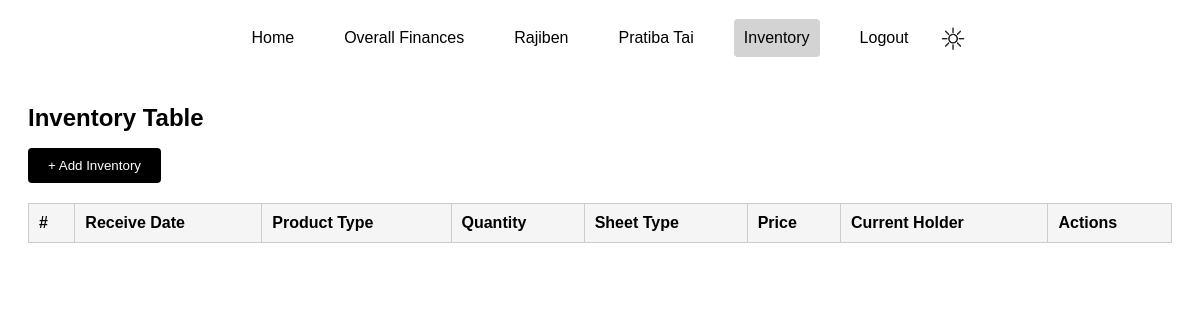
Page /inventory (signed in) on the earlier database version.
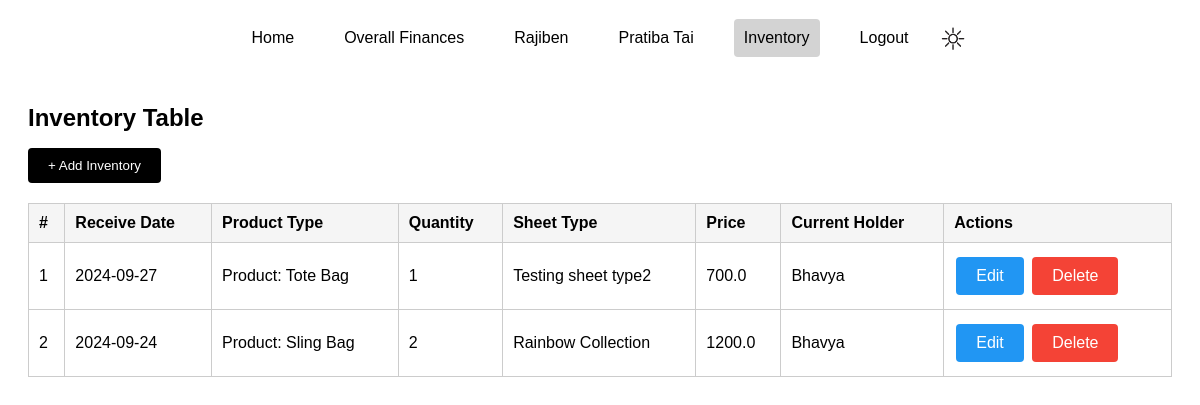
Same page on the later database version.
### models.py (models this page shows)
class Inventory(db.Model):
    __tablename__ = 'inventory'
    id = db.Column(db.Integer, primary_key=True)
    date_received=db.Column(db.Date,nullable=False)
    product_name = db.Column(db.String(100), nullable=False)
    sheet_type = db.Column(db.String(100), nullable=False)
    quantity_in_stock = db.Column(db.Integer, nullable=False)
    current_keeper = db.Column(db.String(50), nullable=False)
    product_type_id = db.Column(db.Integer, db.ForeignKey('product_type.id'), nullable=True)

class Product_type(db.Model):
    id=db.Column(db.Integer,primary_key=True)
    product_name=db.Column(db.String,nullable=False,unique=True)
    product_price=db.Column(db.Float,nullable=False)
    product_dimension=db.Column(db.String,nullable=False)
    prods=db.relationship("Product",backref="product_type",lazy=True,cascade='all,delete-orphan')
    inventory = db.relationship('Inventory', backref='product_type',lazy=True,cascade='all,delete-orphan')

### routes.py (the view)
@app.route('/inventory')
@check_admin
def inventory():
    inventories=Inventory.query.all()
    return render_template('inventory.html',inventories=inventories)

### routes.py (called while the page is built)
def check_admin(func):
    @wraps(func) #to avoid the server throwing an error for not having unique functions;   func-placeholder for the function passed (eg. profile(), login(), etc.)
    def wrapper(*args, **kwargs): #pack and unpacking of : args- positional arguments ; kwargs- keyword arguments
        if 'username' not in session:
            flash("You need to login first",category="danger")
            return redirect(url_for('login'))
        user=User.query.filter_by(username=session['username']).first()
        if not user:
            session.pop('username')
            return redirect(url_for('login'))
        if not user.is_admin:
            flash("You are not authorized to visit this page",category="danger")
            return redirect(url_for('home'))
        return func(*args, **kwargs)
    return wrapper

### templates/inventory.html (shortened to what this page needs)
<!DOCTYPE html>
<head>
    <link rel="stylesheet" href="static/style.css">
</head>
<body>
    <nav>
        <div class="nav-links">
            <a href="{{ url_for('dashboard') }}">Home</a>
            <a href="{{ url_for('overall_financials') }}">Overall Finances</a>
            <a href="{{ url_for('rajiben') }}">Rajiben</a>
            <a href="{{ url_for('pratiba') }}">Pratiba Tai</a>
            <a href="{{ url_for('inventory') }}" class="active">Inventory</a>
            <a href="{{ url_for('logout') }}">Logout</a>
            <div class="dark-mode-toggle">
                <label class="switch">
                    <span class="slider round"></span>
                </label>
            </div>
        </div>
    </nav>
    <main>
        <h1>Inventory Table</h1>
        <a href="{{url_for('new_inventory')}}"><button class="add-order">+ Add Inventory</button></a>
        <table class="dashboard-table">
            <thead>
                <tr>
                    <th>#</th>
                    <th>Receive Date</th>
                    <th>Product Type</th>
                    <th>Quantity</th>
                    <th>Sheet Type</th>
                    <th>Price</th>
                    <th>Current Holder</th>
                    <th>Actions</th>
                </tr>
            </thead>
            <tbody>
                {% for inventory in inventories %}
                <tr>
                    <td>{{ loop.index }}</td>
                    <td>{{ inventory.date_received.strftime('%Y-%m-%d') }}</td>
                    <td>
                        Product: {{ inventory.product_type.product_name }}
                    </td>
                    <td>{{ inventory.quantity_in_stock }}</td>
                    <td>{{ inventory.sheet_type }}</td>
                    <td>{{ inventory.product_type.product_price * inventory.quantity_in_stock }}</td>
                    <td>{{ inventory.current_keeper }}</td>
                    <td>
                        <a href="{{ url_for('edit_inventory', inventory_id=inventory.id) }}"><button class="edit-button">Edit</button></a>
                        <form action="{{ url_for('delete_inventory', inventory_id=inventory.id) }}" method="POST" style="display:inline;">
                            <button type="submit" class="delete-button">Delete</button>
                        </form>
                    </td>
                </tr>
                {% endfor %}
            </tbody>
        </table>
    </main>
</body>
</html>

Differences in the rows shown:
added Inventory: date_received "2024-09-27", product_type.product_name "Tote Bag", quantity_in_stock "1", sheet_type "Testing sheet type2", product_type "700.0", current_keeper "Bhavya"
added Inventory: date_received "2024-09-24", product_type.product_name "Sling Bag", quantity_in_stock "2", sheet_type "Rainbow Collection", product_type "1200.0", current_keeper "Bhavya"
